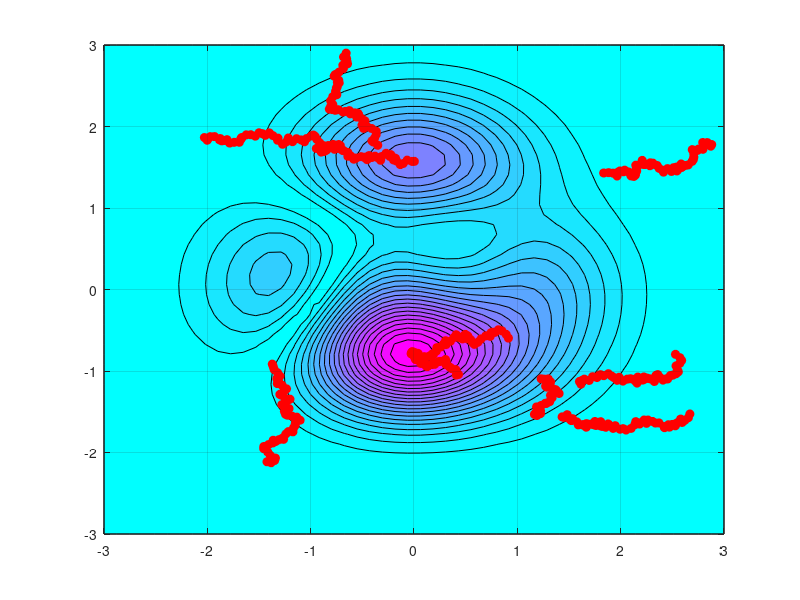

Here is the MATLAB script that generated this plot: (Note: this script raises an error after producing the figure.)
%Hill Climbing Reinicialização Múltipla
%===============================
%Francisco Conceição al73819
%================================

clear
close all
clc

%Inicialização dos vetores X Y Z
X = zeros(1000,1);
Y = zeros(1000,1);
Z = zeros(1000,1);

a = 9;
b = 5;

f1 = @(x,y) a .* (1- x^2) .* exp(-x.^2 - (y+1).^2);
f2 =  @(x, y) -b .* (x./5 - x.^3 - y.^5) .* exp(-x.^2 - y.^2);
f3 =  @(x, y) -1/3 .* exp(-(x + 1).^2 - y.^2);
f =  @(x,y) abs(f1(x,y) + f2(x,y) + f3(x,y));


Max = [3 3];
Min = [-3 -3];

EixoX = linspace(-3, 3, 50);
EixoY = linspace(-3, 3, 50);

[cordX, cordY] = meshgrid(EixoX, EixoY);

cordZ = f(cordX, cordY);
contourf(cordX, cordY, cordZ, 20);
colormap(cool)
hold on

pos=0;
for j = 1:10
    x = 3 + (-3 -3) * rand();
    y= 3 + (-3 -3) * rand();
    hold on
    p = plot(x, y, 'ro','MarkerFaceColor','r');
    grid on;
    
    for i = 1:100
        x_temp = (rand - 0.5) * 2 * 0.05 + x;
        y_temp = (rand - 0.5) * 2 * 0.05 + y;
        
        x_temp = min(x_temp, Max(1));
        y_temp = min(y_temp, Max(2));
        x_temp = max(x_temp, Min(1));
        y_temp = max(y_temp, Min(2));
        
        if(f(x_temp, y_temp) > f(x, y))
            x = x_temp;
            y = y_temp;
            plot(x, y, 'ro','MarkerFaceColor','r');
        end
        
        X(i + pos) = x;
        Y(i + pos) = y;
        Z(i + pos) = f(x, y);

    end
    pos = pos + i;
end

f = figure;
colormap(f,cool);
C = cordX .* cordY;
surf(cordX, cordY, cordZ, C);
colorbar;
hold on;
plot3(X, Y, Z, 'ro', 'MarkerFaceColor','r');

figure("Name", "AAA");
plot(Z); 
legend('Z');
xline([0 100 200 300 400 500 600 700 800 900], '--b')

hold off

